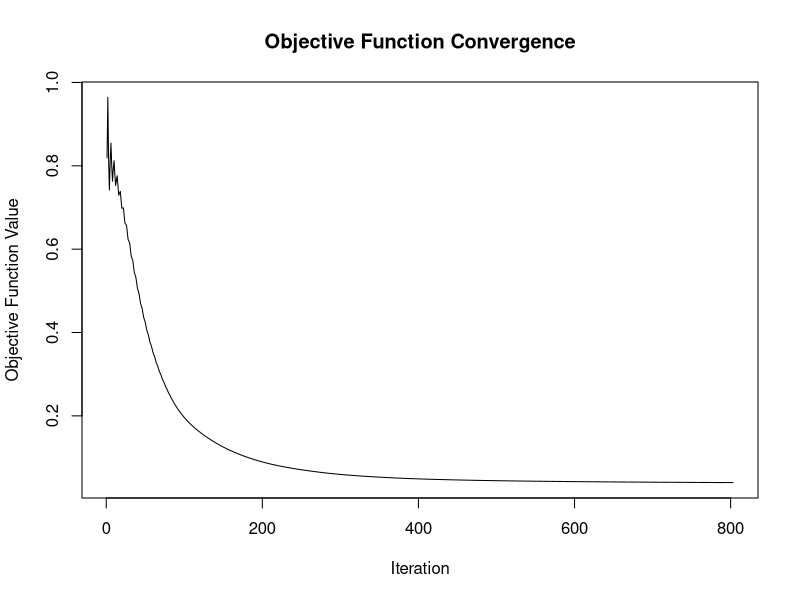

Recreate this plot in R.
library(MASS)

# Ensure figures folder exists
if(!dir.exists("figures")) dir.create("figures")

LinCon_LogisticReg <- function(X, y, A, b, alpha, max_iter, tol) {
  project <- function(z) {
    AA <- A %*% t(A)  
    residual <- A %*% z - b  
    lambda <- tryCatch({
      solve(AA, residual)
    }, error = function(e) {
      MASS::ginv(AA) %*% residual  
    })
    return(z - t(A) %*% lambda) 
  }
  
  n <- nrow(X)
  p <- ncol(X)
  beta <- rep(0, p)  
  beta_prev <- rep(0, p)
  t <- 1
  obj_values <- numeric(max_iter)
  
  Xt <- t(X)
  
  logistic_loss <- function(beta) {
    linear_combination <- X %*% beta
    mean(log(1 + exp(linear_combination)) - y * linear_combination)
  }
  
  gradient <- function(beta) {
    linear_combination <- X %*% beta
    prob <- 1 / (1 + exp(-linear_combination))  
    return((Xt %*% (prob - y)) / n)
  }
  
  for (iteration in 1:max_iter) {
    grad <- gradient(beta)
    beta_new <- beta - alpha * grad
    beta_new <- project(beta_new)
    t_new <- (1 + sqrt(1 + 4 * t^2)) / 2
    beta_accelerated <- beta_new + ((t - 1) / t_new) * (beta_new - beta_prev)
    obj_values[iteration] <- logistic_loss(beta_accelerated)
    
    if (iteration > 1 && abs(obj_values[iteration] - obj_values[iteration - 1]) / abs(obj_values[iteration - 1]) < tol) {
      obj_values <- obj_values[1:iteration] 
      break
    }
    
    beta_prev <- beta
    beta <- beta_accelerated
    t <- t_new
  }
  
  return(list(beta = beta, objective_values = obj_values))
}

# Example simulation
set.seed(8054)
n <- 200; p <- 100; m <- 20
X <- matrix(rnorm(n * p), n, p)
A <- matrix(rnorm(m * p), m, p)
b <- runif(m, 3, 10)
beta0 <- ginv(A) %*% b
beta <- beta0 + runif(p, -1, 1)
y <- rbinom(n, 1, 1/(1 + exp(-X %*% beta)))

max_iter <- 5000
tol <- 1e-06
alpha <- 4/(max(eigen(crossprod(X))$values))

out <- LinCon_LogisticReg(X, y, A, b, alpha, max_iter, tol)

# Save plot
png("figures/Q1_obj_convergence.png", width = 800, height = 600)
plot(out$objective_values, type = "l",
     main = "Objective Function Convergence",
     xlab = "Iteration", ylab = "Objective Function Value")
dev.off()
